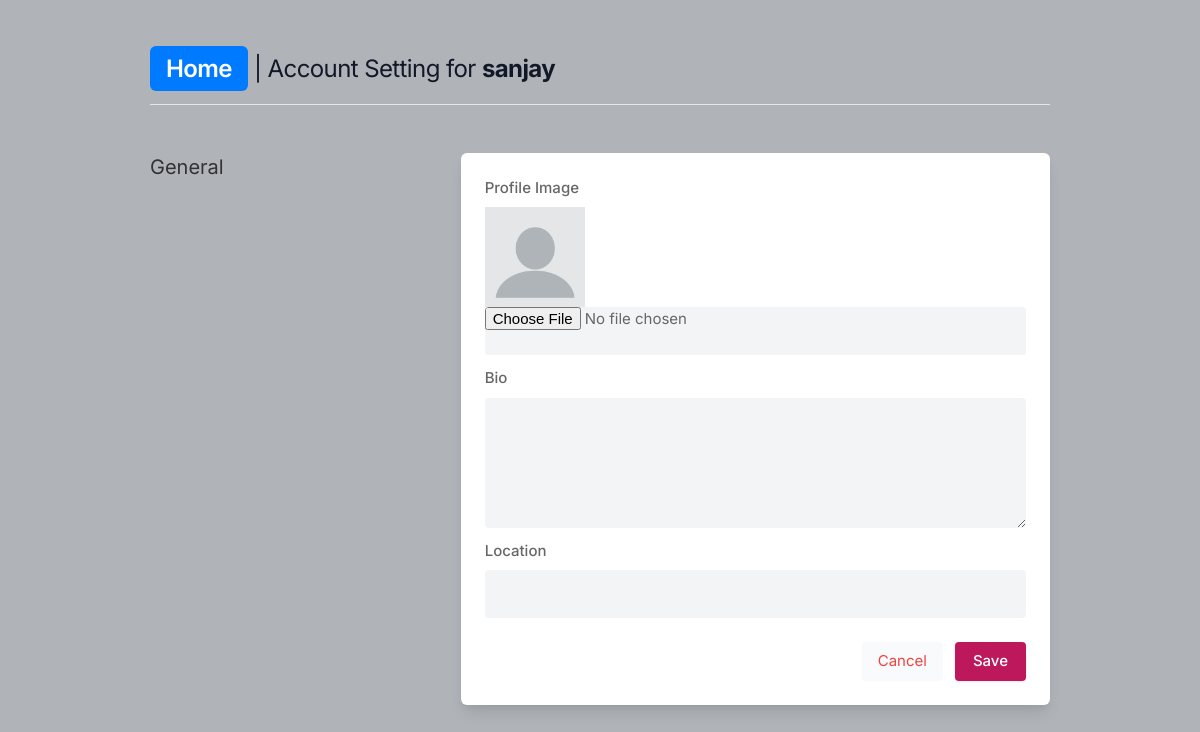
The page /settings (signed in) on the database as committed earlier.
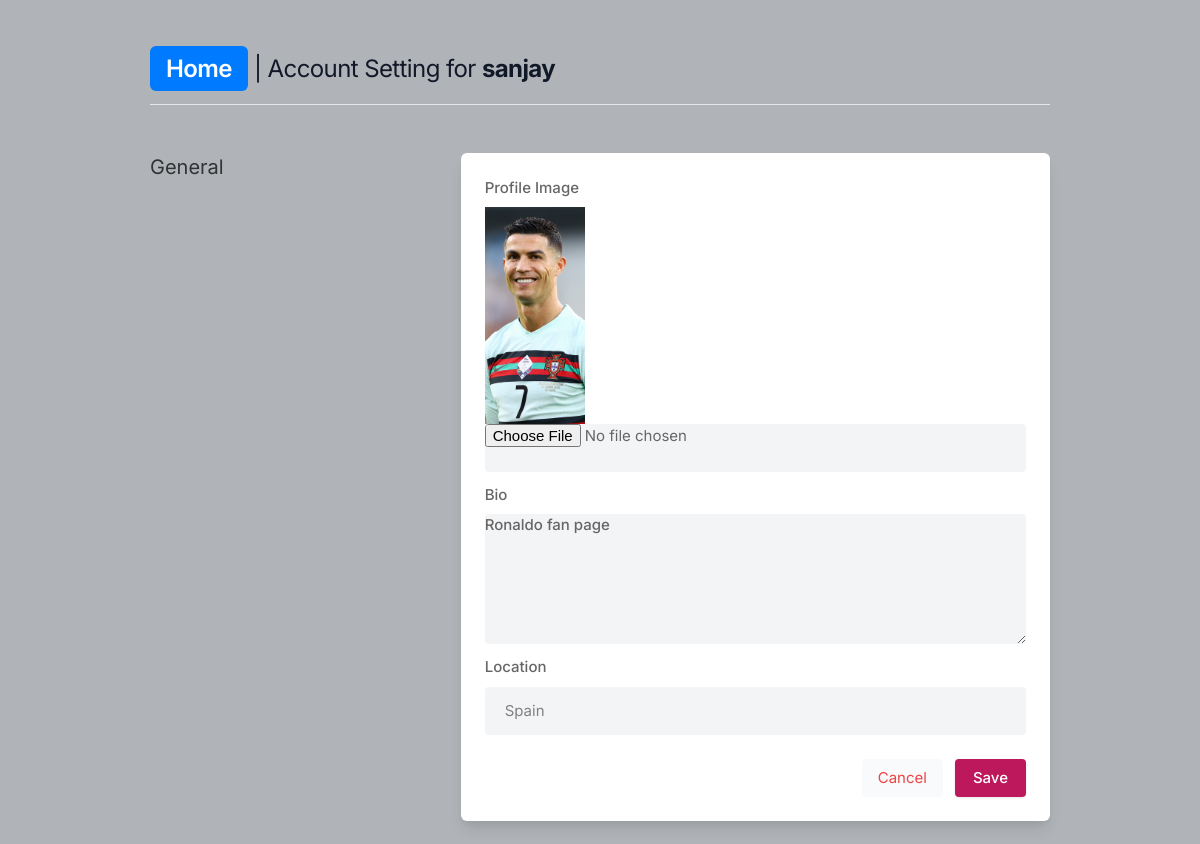
The same page on the database as committed later.
### core/models.py (models this page shows, shortened)
class Profile(models.Model):
    user = models.ForeignKey(User, on_delete=models.CASCADE)
    id_user = models.IntegerField()
    bio = models.TextField(blank=True)
    profileimg = models.ImageField(upload_to='profile_image', default='blank-profile-picture.png')
    location = models.CharField(max_length=100, blank=True)

### core/views.py (the view, shortened to what this page needs)
# urls.py: path('settings',views.settings, name='settings'),
@login_required(login_url="signin")
def settings(request):
    user_profile = Profile.objects.get(user=request.user)
    return render(request, 'settings.html', {'user_profile': user_profile})

### templates/settings.html (shortened to what this page needs)
{% load static %}
<!DOCTYPE html>
<html lang="en">
<head>
    <link rel="stylesheet" href="{% static 'assets/css/icons.css' %}">
    <link rel="stylesheet" href="{% static 'assets/css/uikit.css' %}">
    <link rel="stylesheet" href="{% static 'assets/css/style.css' %}">
    <link rel="stylesheet" href="{% static 'assets/css/tailwind.css' %}">
</head>
<body>
            <div class="container m-auto">
                <h1 class="text-2xl leading-none text-gray-900 tracking-tight mt-3"> <a href="/" class="nav-btn active">Home</a>
 | Account Setting for <b>{{ user.username }}</b> </h1>
                <br>
                <hr>
                <div class="grid lg:grid-cols-3 mt-12 gap-8">
                    <div>
                        <h3 class="text-xl mb-2"> General</h3>
                    </div>
                    <div class="bg-white rounded-md lg:shadow-lg shadow col-span-2">
                        <form action="" method="POST" enctype="multipart/form-data">
                            <div class="grid grid-cols-2 gap-3 lg:p-6 p-4">
                                    <div class="col-span-2">
                                        <label for=""> Profile Image</label>
                                        <img width="100" height="100" src="{{ user_profile.profileimg.url }}" />
                                        <input type="file" name="image" value="{{ user_profile.profileimg }}" class="shadow-none bg-gray-100">
                                    </div>
                                    <div class="col-span-2">
                                        <label for="about">Bio</label>
                                        <textarea id="about" type="text" name="bio" rows="3"  class="shadow-none bg-gray-100">{{ user_profile.bio }}</textarea>
                                    </div>
                                    <div class="col-span-2">
                                        <label for=""> Location</label>
                                        <input type="text" name="location" value="{{ user_profile.location }}" class="shadow-none bg-gray-100">
                                    </div>
                            </div>
                            <div class="bg-gray-10 p-6 pt-0 flex justify-end space-x-3">
                                <button class="p-2 px-4 rounded bg-gray-50 text-red-500"><a href="/"> Cancel </a></button>
                                <button type="submit" class="button bg-blue-700"> Save </button>
                            </div>
                        </form>
                    </div>
                    </div>
                    <br>
                </div>
</body>
</html>

Rows that differ between the two databases and show on the page:
changed Profile: profileimg: picture added in place of a placeholder; bio (not shown) → "Ronaldo fan page"; location (not shown) → "Spain"
